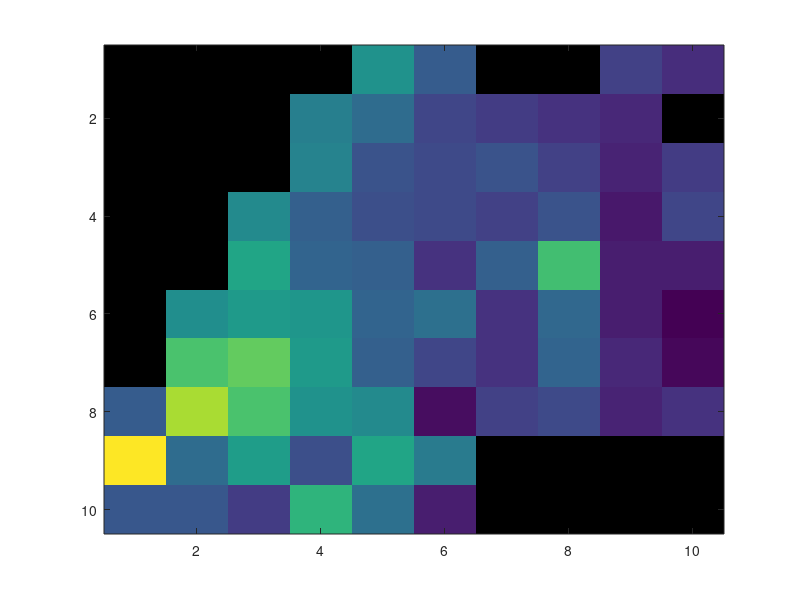

MATLAB code to generate this figure: (Note: this script raises an error after producing the figure.)
data = load('data.mat');
pollution = data.pollution;
station = data.station;

width = 3e4;
height = 2e4;
wResolution = 3e3;
hResolution = 2e3;
wCount = width / wResolution;
hCount = height / hResolution;

% cornerWeight = 1;
% sideWeight = 1;
% centerWeight = 1;
% weightMatrix = [cornerWeight sideWeight cornerWeight; sideWeight centerWeight sideWeight; cornerWeight sideWeight cornerWeight];
% weightMatrix = weightMatrix / sum(sum(weightMatrix));

blockData = struct();
blockData.sum = zeros(wCount + 2, hCount + 2, pollution.count);
count = zeros(wCount + 2, hCount + 2);

for i = 1:station.count
    bx = fix(station.x(i) / wResolution) + 2;
    by = fix(station.y(i) / hResolution) + 2;
    
    for j = 1:pollution.count
        blockData.sum(bx, by, j) = blockData.sum(bx, by, j) + station.density(i, j);
    end
    count(bx, by) = count(bx, by) + 1;
end

zScore_xNaN = @(x) bsxfun(@rdivide, bsxfun(@minus, x, mean(x,'omitnan')), std(x, 'omitnan'));

tmpDensity = blockData.sum ./ count;
% for i = 1:size(tmpDensity, 3)
%     workingMatrix = tmpDensity(:, :, i);
%     workingMatrix = zScore_xNaN(workingMatrix);
%     blockData.density(:, :, i) = workingMatrix(2:wCount+1, 2:wCount+1, :);
% end
for i = 1:size(tmpDensity, 3)
    blockData.density(:, :, i) = tmpDensity(2:wCount+1, 2:wCount+1, i);
end

h = imagesc(rot90(blockData.density(:, :, 2)));
set(h, 'alphadata', ~isnan(blockData.density(:, :, 2)))
colormap([[1 0 0]; 1 - gray]);
% colormap(1 - gray);
caxis([-2 2]);
colorbar